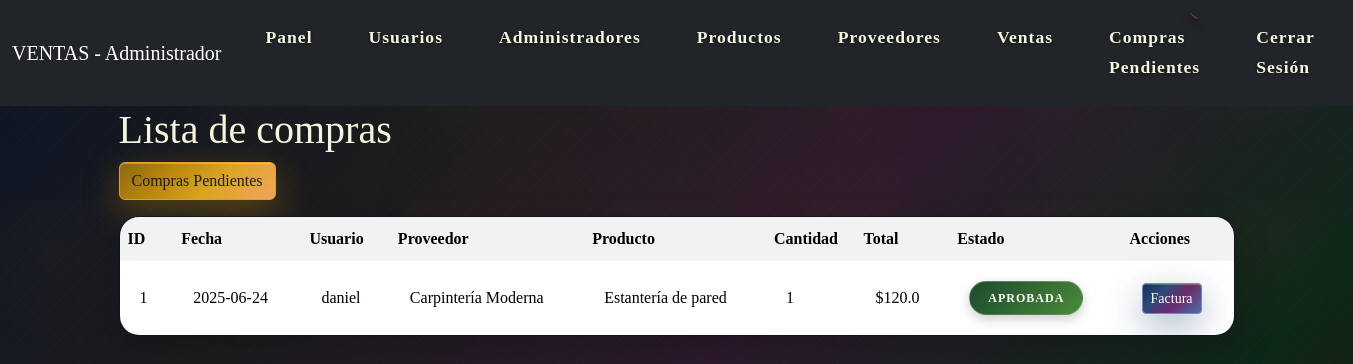
/compras/ (signed in), run on the app's committed database.
### models/compra_model.py (models this page shows, shortened)
class Compra(db.Model):
    __tablename__ = 'compras'
    id = db.Column(db.Integer, primary_key=True)                           # ID único de la compra
    fecha = db.Column(db.DateTime, default=datetime.utcnow)                # Fecha de creación automática
    usuario_id = db.Column(db.Integer, db.ForeignKey('usuarios.id'), nullable=False)      # Quien solicita
    proveedor_id = db.Column(db.Integer, db.ForeignKey('proveedores.id'), nullable=False) # Proveedor del producto
    producto_id = db.Column(db.Integer, db.ForeignKey('productos.id'), nullable=False)    # Producto solicitado
    cantidad = db.Column(db.Integer, nullable=False)                       # Cantidad solicitada
    precio_unitario = db.Column(db.Float, nullable=False)                  # Precio por unidad
    total = db.Column(db.Float, nullable=False)                            # Total calculado (cantidad * precio)
    estado = db.Column(db.String(20), default='pendiente')                 # pendiente, aprobada, rechazada
    aprobado_por = db.Column(db.Integer, db.ForeignKey('administradores.id'), nullable=True)  # Quien aprobó/rechazó
    fecha_aprobacion = db.Column(db.DateTime, nullable=True)               # Cuándo se aprobó/rechazó
    comentarios = db.Column(db.Text, nullable=True)                        # Comentarios del administrador
    usuario = db.relationship('Usuario', backref='compras')                # compra.usuario.nombre
    proveedor = db.relationship('Proveedor', backref='compras')            # compra.proveedor.nombre
    producto = db.relationship('Producto', backref='compras')              # compra.producto.nombre
    @staticmethod
    def get_all():
        return Compra.query.all()

### models/usuario_model.py (models this page shows, shortened)
class Usuario(db.Model):
    __tablename__ = 'usuarios'
    id = db.Column(db.Integer, primary_key=True)
    nombre = db.Column(db.String(100), nullable=False)
    username = db.Column(db.String(50), unique=True, nullable=False)
    password = db.Column(db.String(100), nullable=False)
    rol = db.Column(db.String(20), nullable=False)

### models/proveedor_model.py (models this page shows, shortened)
class Proveedor(db.Model):
    __tablename__ = 'proveedores'
    id = db.Column(db.Integer, primary_key=True)
    nombre = db.Column(db.String(100), nullable=False)
    contacto = db.Column(db.String(100))
    telefono = db.Column(db.String(20))
    email = db.Column(db.String(100))
    direccion = db.Column(db.Text)

### models/producto_model.py (models this page shows, shortened)
class Producto(db.Model):
    __tablename__ = 'productos'
    id = db.Column(db.Integer, primary_key=True)                    # ID único
    nombre = db.Column(db.String(100), nullable=False)             # Nombre del producto
    descripcion = db.Column(db.Text)                               # Descripción detallada
    precio = db.Column(db.Float, nullable=False)                   # Precio de venta
    stock = db.Column(db.Integer, default=0)                       # Cantidad en inventario
    categoria = db.Column(db.String(50))                           # Categoría del producto
    imagen = db.Column(db.String(200), default='placeholder.jpg')  # Archivo de imagen

### controllers/compra_controller.py (the view)
@compra_bp.route("/")
@login_required
def index():
    if session.get('tipo') == 'usuario':
        compras = Compra.get_by_usuario(session.get('user_id'))
    else:
        compras = Compra.get_all()
    return compra_view.list(compras)

### views/compra_view.py (called while the page is built)
def list(compras):
    return render_template('compras/index.html', compras=compras)

### templates/compras/index.html (shortened to what this page needs)
{% extends 'base.html' %}
{% block content %}
<h1>
    {% if session.tipo == 'usuario' %}
    Mis Compras
    {% else %}
    Lista de compras
    {% endif %}
</h1>
{% if session.tipo == 'administrador' %}
<div class="row mb-3">
    <div class="col-md-6">
        <a href="{{ url_for('compra.pendientes' )}}" class="btn btn-warning">
             Compras Pendientes
        </a>
    </div>
</div>
{% endif %}
<table class="table table-striped">
    <tr>
        <th>ID</th>
        <th>Fecha</th>
        {% if session.tipo == 'administrador' %}
        <th>Usuario</th>
        {% endif %}
        <th>Proveedor</th>
        <th>Producto</th>
        <th>Cantidad</th>
        <th>Total</th>
        <th>Estado</th>
        <th>Acciones</th>
    </tr>
    {% for item in compras %}
    <tr>
        <td>{{item.id}}</td>
        <td>{{item.fecha.strftime('%Y-%m-%d')}}</td>
        {% if session.tipo == 'administrador' %}
        <td>{{item.usuario.nombre if item.usuario else 'N/A'}}</td>
        {% endif %}
        <td>{{item.proveedor.nombre if item.proveedor else 'N/A'}}</td>
        <td>{{item.producto.nombre if item.producto else 'N/A'}}</td>
        <td>{{item.cantidad}}</td>
        <td>${{item.total}}</td>
        <td>
            {% if item.estado == 'pendiente' %}
            <span class="badge bg-warning">Pendiente</span>
            {% elif item.estado == 'aprobada' %}
            <span class="badge bg-success">Aprobada</span>
            {% elif item.estado == 'rechazada' %}
            <span class="badge bg-danger">Rechazada</span>
            {% endif %}
        </td>
        <td>
            {% if item.estado == 'aprobada' %}
            <a href="{{ url_for('compra.generar_factura', id=item.id)}}" class="btn btn-primary btn-sm">
                 Factura
            </a>
            {% endif %}
        </td>
    </tr>
    {% endfor %}
</table>
{% endblock %}

### static/css/styles.css (style rules this page uses)
:root { --azul-abismo: #0b1426; --azul-profundo: #1a2b4c; --azul-real: #2c4a7a; --azul-acero: #4a6fa5; --azul-cristal: #6b8ec7; --carbon-absoluto: #0a0a0a; --carbon-profundo: #1c1c1e; --carbon-medio: #2c2c2e; --carbon-claro: #3a3a3c; --carbon-plata: #5a5a5c; --ciruela-imperial: #2d1b2e; --ciruela-profunda: #4a1a4a; --ciruela-media: #6b2c6b; --ciruela-clara: #8b3e8b; --ciruela-lavanda: #b19cd9; --bosque-nocturno: #0d2818; --bosque-profundo: #1a4a2e; --bosque-medio: #2e6b47; --bosque-esmeralda: #4a8b3a; --bosque-jade: #6ba85a; --oro-antiguo: #8b6914; --oro-clasico: #b8860b; --oro-brillante: #daa520; --oro-champagne: #f4a460; --oro-crema: #fff8dc; --bronce-oscuro: #654321; --bronce-medio: #8b4513; --bronce-claro: #a0522d; --bronce-dorado: #cd853f; --bronce-arena: #deb887; --borgona-noche: #2d0a0a; --borgona-profundo: #4a0e0e; --borgona-medio: #722f37; --borgona-rubi: #8b0000; --borgona-rosa: #cd5c5c; --crema-pura: #fffef7; --crema-elegante: #f5f5dc; --crema-antigua: #fff8dc; --crema-dorada: #fffacd; --marfil: #fffff0; }
* { margin: 0; padding: 0; box-sizing: border-box; }
*::before, *::after { box-sizing: border-box; }
html { scroll-behavior: smooth; font-size: 16px; }
body { font-family: "Playfair Display", "Georgia", "Times New Roman", serif; line-height: 1.7; color: var(--crema-elegante); background: linear-gradient( 135deg, var(--azul-abismo) 0%, var(--carbon-profundo) 25%, var(--ciruela-imperial) 50%, var(--bosque-nocturno) 75%, var(--borgona-noche) 100% ); background-attachment: fixed; min-height: 100vh; overflow-x: hidden; position: relative; }
body::before { content: ""; position: fixed; top: 0; left: 0; width: 100%; height: 100%; background-image: radial-gradient(circle at 25% 25%, rgba(184, 134, 11, 0.03) 0%, transparent 50%), radial-gradient(circle at 75% 75%, rgba(139, 69, 19, 0.03) 0%, transparent 50%), linear-gradient(45deg, transparent 49%, rgba(245, 245, 220, 0.01) 50%, transparent 51%), linear-gradient(-45deg, transparent 49%, rgba(245, 245, 220, 0.01) 50%, transparent 51%); background-size: 200px 200px, 300px 300px, 20px 20px, 20px 20px; animation: luxuryTexture 20s ease-in-out infinite alternate; pointer-events: none; z-index: -1; }
.btn-primary { background: linear-gradient( 135deg, var(--azul-profundo) 0%, var(--azul-real) 30%, var(--ciruela-media) 60%, var(--azul-acero) 100% ); color: var(--crema-pura); border-color: var(--azul-cristal); box-shadow: 0 12px 35px rgba(44, 74, 122, 0.4), inset 0 1px 0 rgba(255, 255, 255, 0.2); }
.btn-warning { background: linear-gradient( 135deg, var(--oro-antiguo) 0%, var(--oro-clasico) 30%, var(--oro-brillante) 60%, var(--oro-champagne) 100% ); color: var(--carbon-profundo); border-color: var(--oro-brillante); box-shadow: 0 12px 35px rgba(184, 134, 11, 0.4), inset 0 1px 0 rgba(255, 255, 255, 0.3); }
.table { background: rgba(11, 20, 38, 0.8); backdrop-filter: blur(15px); border-radius: 20px; overflow: hidden; box-shadow: 0 15px 40px rgba(0, 0, 0, 0.2), inset 0 1px 0 rgba(245, 245, 220, 0.1); border: 1px solid rgba(184, 134, 11, 0.2); }
.table tbody tr { transition: all 0.4s ease; border-bottom: 1px solid rgba(184, 134, 11, 0.1); }
.table tbody td { padding: 20px; border: none; color: black; font-family: "Crimson Text", serif; vertical-align: middle; }
.badge { padding: 10px 18px; border-radius: 25px; font-family: "Crimson Text", serif; font-weight: 600; text-transform: uppercase; letter-spacing: 1px; box-shadow: 0 4px 12px rgba(0, 0, 0, 0.2); border: 1px solid rgba(255, 255, 255, 0.2); }
.bg-success { background: linear-gradient(135deg, var(--bosque-profundo), var(--bosque-esmeralda)) !important; color: var(--crema-pura) !important; }

### data on the page
Compra: id "1", fecha "2025-06-24", usuario "daniel", proveedor "Carpintería Moderna", producto "Estantería de pared", cantidad "1", total "120.0", estado "APROBADA"

### other printed values
{{ session.tipo|title if session.tipo else 'Sistema' }} "Administrador"
